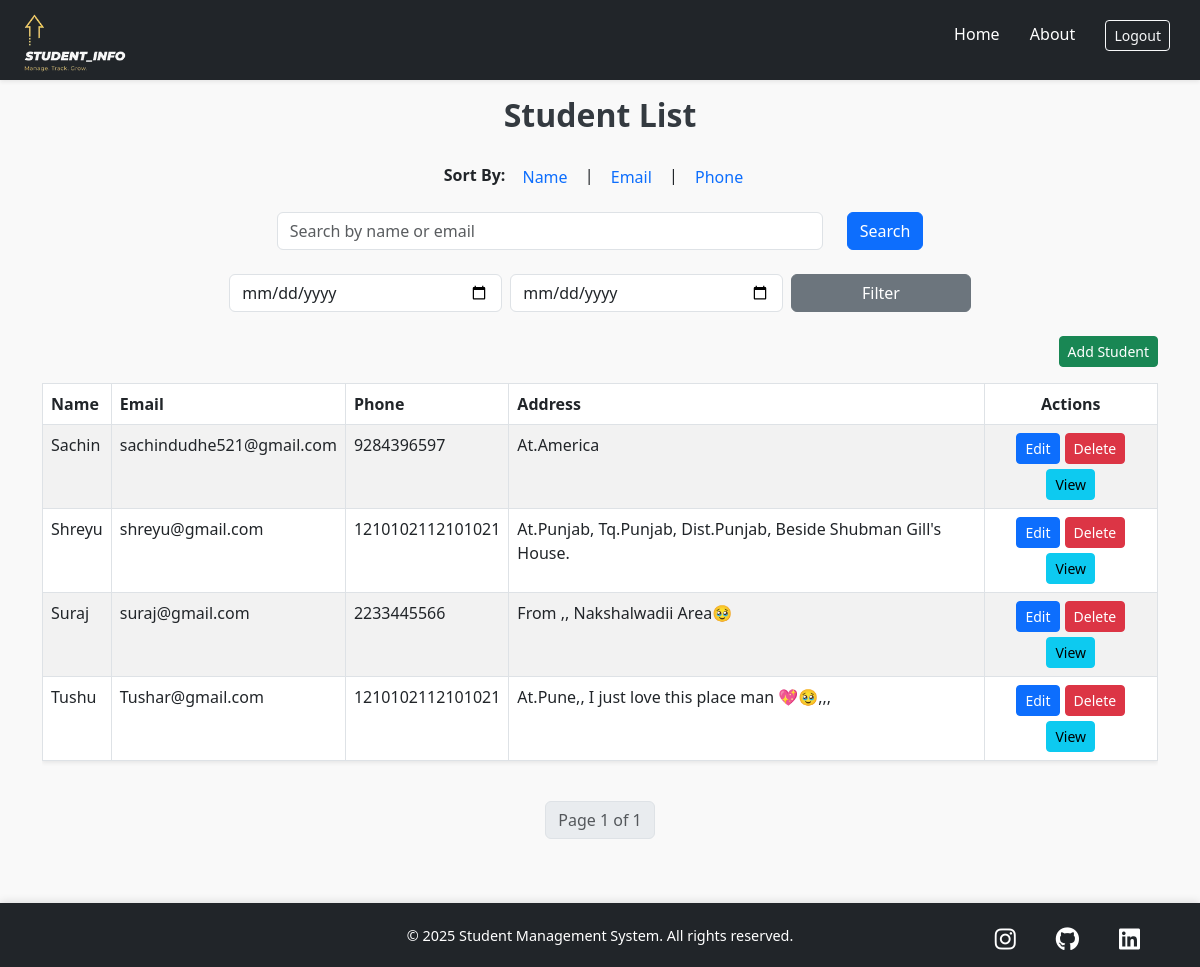
The app's page /home/ (signed in) with its own data.
### studentapp/models.py (models this page shows, shortened)
class Student(models.Model):
    user = models.ForeignKey(User, on_delete=models.CASCADE)  # 👈 Add this line
    name = models.CharField(max_length=100)
    email = models.EmailField(unique=True)
    phone = models.CharField(max_length=15)
    address = models.TextField()
    enrollment_date = models.DateField(auto_now_add=True)

### studentapp/views.py (the view)
# urls.py: path('home/', views.home, name='home'),
@login_required
def home(request):
    query = request.GET.get('q', '')
    sort_by = request.GET.get('sort', 'name')
    start_date = request.GET.get('start_date', '')
    end_date = request.GET.get('end_date', '')
    students = Student.objects.filter(user=request.user)
    if query:
        students = students.filter(name__icontains=query) | students.filter(email__icontains=query)
    if start_date and end_date:
        students = students.filter(enrollment_date__gte=start_date, enrollment_date__lte=end_date)
    if sort_by == 'name':
        students = students.order_by('name')
    elif sort_by == 'email':
        students = students.order_by('email')
    elif sort_by == 'phone':
        students = students.order_by('phone')
    paginator = Paginator(students, 5)
    page_number = request.GET.get('page')
    page_obj = paginator.get_page(page_number)
    return render(request, 'home.html', {
        'page_obj': page_obj, 'query': query, 'sort_by': sort_by, 'start_date': start_date, 'end_date': end_date
    })

### studentapp/templates/home.html (shortened to what this page needs)
{% load static %}
<!DOCTYPE html>
<html lang="en">
<head>
    <link href="https://cdn.jsdelivr.net/npm/bootstrap@5.3.0/dist/css/bootstrap.min.css" rel="stylesheet">
    <link href="https://cdnjs.cloudflare.com/ajax/libs/font-awesome/6.0.0-beta3/css/all.min.css" rel="stylesheet">
    <link rel="stylesheet" href="/static/home.css">
</head>
<body>
    <header class="bg-dark text-white py-3 mb-4 shadow-sm">
        <div class="container d-flex justify-content-between align-items-center">
            <div class="d-flex align-items-center">
                <img src="{% static 'images/logo.png' %}" alt="Logo" class="logo">
            </div>
            <nav>
                <a href="{% url 'home' %}" class="text-white me-3 text-decoration-none">Home</a>
                <a href="{% url 'about' %}" class="text-white me-3 text-decoration-none">About</a>
                <a href="{% url 'logout' %}" class="btn btn-outline-light btn-sm">Logout</a>
            </nav>
        </div>
    </header>
    <div class="container mt-5 pt-5">
        <h2 class="mb-4 text-center">Student List</h2>
        <div class="mb-3 sort-filter text-center">
            <strong>Sort By:</strong>
            <a href="?sort=name&q={{ query }}&start_date={{ start_date }}&end_date={{ end_date }}"
                class="btn btn-link">Name</a> |
            <a href="?sort=email&q={{ query }}&start_date={{ start_date }}&end_date={{ end_date }}"
                class="btn btn-link">Email</a> |
            <a href="?sort=phone&q={{ query }}&start_date={{ start_date }}&end_date={{ end_date }}"
                class="btn btn-link">Phone</a>
        </div>
        <form method="GET" class="mb-4 row justify-content-center">
            <div class="col-md-6">
                <input type="text" name="q" class="form-control" value="{{ query }}"
                    placeholder="Search by name or email">
            </div>
            <div class="col-auto">
                <button type="submit" class="btn btn-primary">Search</button>
            </div>
        </form>
        <form method="GET" class="mb-4">
            <div class="row g-2 justify-content-center">
                <div class="col-md-3">
                    <input type="date" name="start_date" value="{{ start_date }}" class="form-control">
                </div>
                <div class="col-md-3">
                    <input type="date" name="end_date" value="{{ end_date }}" class="form-control">
                </div>
                <div class="col-md-2">
                    <button type="submit" class="btn btn-secondary w-100">Filter</button>
                </div>
            </div>
        </form>
        <div class="text-end mb-3">
            <a href="{% url 'add_student' %}" class="btn btn-success btn-sm">Add Student</a>
        </div>
        <div class="table-responsive">
            <table class="table table-bordered table-striped shadow-sm">
                <thead>
                    <tr>
                        <th>Name</th>
                        <th>Email</th>
                        <th>Phone</th>
                        <th>Address</th>
                        <th class="text-center">Actions</th>
                    </tr>
                </thead>
                <tbody>
                    {% for student in page_obj %}
                    <tr>
                        <td>{{ student.name }}</td>
                        <td>{{ student.email }}</td>
                        <td>{{ student.phone }}</td>
                        <td>{{ student.address }}</td>
                        <td>
                            <div class="action-buttons">
                                <a href="{% url 'edit_student' student.id %}"
                                    class="btn btn-primary btn-sm btn-action">Edit</a>
                                <a href="{% url 'delete_student' student.id %}"
                                    class="btn btn-danger btn-sm btn-action">Delete</a>
                                <a href="{% url 'student_detail' student.id %}"
                                    class="btn btn-info btn-sm btn-action">View</a>
                            </div>
                        </td>
                    </tr>
                    {% empty %}
                    <tr>
                        <td colspan="5" class="text-center">No students found.</td>
                    </tr>
                    {% endfor %}
                </tbody>
            </table>
        </div>
        <nav class="mt-4 d-flex justify-content-center">
            <ul class="pagination">
                <li class="page-item disabled">
                    <span class="page-link">Page {{ page_obj.number }} of {{ page_obj.paginator.num_pages }}</span>
                </li>
            </ul>
        </nav>
    </div>
    <footer class="bg-dark text-white text-center py-1 mt-5">
        <p class="mb-0">&copy; 2025 Student Management System. All rights reserved.</p>
        <div class="social-links mt-2">
            <a href="https://www.instagram.com/tushar_sune24" target="_blank" class="social-icon instagram"><i
                    class="fab fa-instagram"></i></a>
            <a href="https://github.com/tusharsune" target="_blank" class="social-icon github"><i
                    class="fab fa-github"></i></a>
            <a href="https://linkedin.com/in/tushar-sune-795035273" target="_blank" class="social-icon linkedin"><i
                    class="fab fa-linkedin"></i></a>
        </div>
    </footer>
</body>
</html>

### studentapp/static/home.css (style rules this page uses)
* { margin: 0; padding: 0; box-sizing: border-box; }
body { background: #f9f9f9; font-family: 'Segoe UI', Tahoma, Geneva, Verdana, sans-serif; display: flex; flex-direction: column; min-height: 100vh; }
.container { margin-top: 12vh; flex-grow: 1; }
h2 { color: #343a40; font-weight: bold; }
.btn { transition: all 0.25s ease-in-out; transform-origin: center; }
.table thead { background-color: #343a40; color: #fff; }
.sort-filter a.btn-link { font-weight: 500; text-decoration: none; }
.action-buttons { display: flex; gap: 5px; flex-wrap: wrap; justify-content: center; }
header { background-color: #343a40; color: white; padding: 1rem 0; height: 10vh; position: fixed; top: 0; width: 100%; z-index: 999; box-shadow: 0 2px 8px rgba(0, 0, 0, 0.2); }
header nav { position: absolute; right: 20px; top: 10px; text-align: center; margin-top: 10px; }
.logo { position: absolute; left: 15px; top: -17px; height: 15vh; }
header nav a { color: white; margin: 0 10px; font-weight: 500; transition: color 0.3s ease; text-decoration: none; }
footer { display: flex; justify-content: center; align-items: center; background-color: #343a40; color: #ffffff; padding: 0.5rem 0; box-shadow: 0 -2px 8px rgba(0, 0, 0, 0.1); position: relative; height: auto; min-height: 8vh; width: 100%; margin-top: auto; }
footer .social-links a { margin: 0 10px; }
footer p { font-size: 0.9rem; }
footer .social-links { margin-top: 10px; }
.social-links { position: absolute; right: 50px; bottom: 10px; display: flex; gap: 20px; }
.social-icon { font-size: 24px; color: white; text-decoration: none; transition: color 0.4s ease, transform 0.4s ease; }

### records on screen
Student: name "Sachin", email "sachindudhe521@gmail.com", phone "9284396597", address "At.America"
Student: name "Shreyu", email "shreyu@gmail.com", phone "1210102112101021", address "At.Punjab, Tq.Punjab, Dist.Punjab, Beside Shubman Gill's House."
Student: name "Suraj", email "suraj@gmail.com", phone "2233445566", address "From ,, Nakshalwadii Area🥹"
Student: name "Tushu", email "Tushar@gmail.com", phone "1210102112101021", address "At.Pune,, I just love this place man 💖🥹,,,"

### other values on screen
{{ page_obj.number }} "1"
{{ page_obj.paginator.num_pages }} "1"
